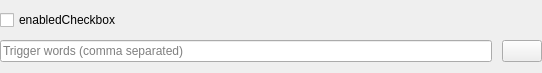
<?xml version="1.0" encoding="UTF-8"?>
<ui version="4.0">
 <class>embedding</class>
 <widget class="QWidget" name="embedding">
  <property name="geometry">
   <rect>
    <x>0</x>
    <y>0</y>
    <width>542</width>
    <height>73</height>
   </rect>
  </property>
  <property name="windowTitle">
   <string>Form</string>
  </property>
  <layout class="QGridLayout" name="gridLayout">
   <property name="leftMargin">
    <number>0</number>
   </property>
   <property name="topMargin">
    <number>0</number>
   </property>
   <property name="rightMargin">
    <number>0</number>
   </property>
   <property name="bottomMargin">
    <number>0</number>
   </property>
   <property name="horizontalSpacing">
    <number>10</number>
   </property>
   <property name="verticalSpacing">
    <number>0</number>
   </property>
   <item row="0" column="0">
    <widget class="QCheckBox" name="enabledCheckbox">
     <property name="text">
      <string>enabledCheckbox</string>
     </property>
    </widget>
   </item>
   <item row="1" column="0">
    <widget class="QLineEdit" name="trigger_word_edit">
     <property name="font">
      <font>
       <pointsize>9</pointsize>
      </font>
     </property>
     <property name="toolTip">
      <string>&lt;html&gt;&lt;head/&gt;&lt;body&gt;&lt;p&gt;Some LoRA require a trigger word to activate.&lt;/p&gt;&lt;p&gt;Make a note here for your records.&lt;/p&gt;&lt;/body&gt;&lt;/html&gt;</string>
     </property>
     <property name="placeholderText">
      <string>Trigger words (comma separated)</string>
     </property>
    </widget>
   </item>
   <item row="1" column="1">
    <widget class="QPushButton" name="delete_button">
     <property name="text">
      <string/>
     </property>
     <property name="icon">
      <iconset theme="user-trash"/>
     </property>
    </widget>
   </item>
  </layout>
 </widget>
 <resources/>
 <connections>
  <connection>
   <sender>delete_button</sender>
   <signal>clicked()</signal>
   <receiver>embedding</receiver>
   <slot>action_clicked_button_deleted()</slot>
   <hints>
    <hint type="sourcelabel">
     <x>530</x>
     <y>46</y>
    </hint>
    <hint type="destinationlabel">
     <x>446</x>
     <y>0</y>
    </hint>
   </hints>
  </connection>
  <connection>
   <sender>trigger_word_edit</sender>
   <signal>textChanged(QString)</signal>
   <receiver>embedding</receiver>
   <slot>action_changed_trigger_word(QString)</slot>
   <hints>
    <hint type="sourcelabel">
     <x>195</x>
     <y>50</y>
    </hint>
    <hint type="destinationlabel">
     <x>215</x>
     <y>14</y>
    </hint>
   </hints>
  </connection>
  <connection>
   <sender>enabledCheckbox</sender>
   <signal>toggled(bool)</signal>
   <receiver>embedding</receiver>
   <slot>action_toggled_embedding(bool)</slot>
   <hints>
    <hint type="sourcelabel">
     <x>67</x>
     <y>18</y>
    </hint>
    <hint type="destinationlabel">
     <x>86</x>
     <y>0</y>
    </hint>
   </hints>
  </connection>
 </connections>
 <slots>
  <slot>action_clicked_button_to_prompt()</slot>
  <slot>action_clicked_button_to_negative_prompt()</slot>
  <slot>action_toggled_embedding(bool)</slot>
  <slot>action_clicked_copy()</slot>
  <slot>action_changed_trigger_word(QString)</slot>
  <slot>action_clicked_button_deleted()</slot>
 </slots>
</ui>
